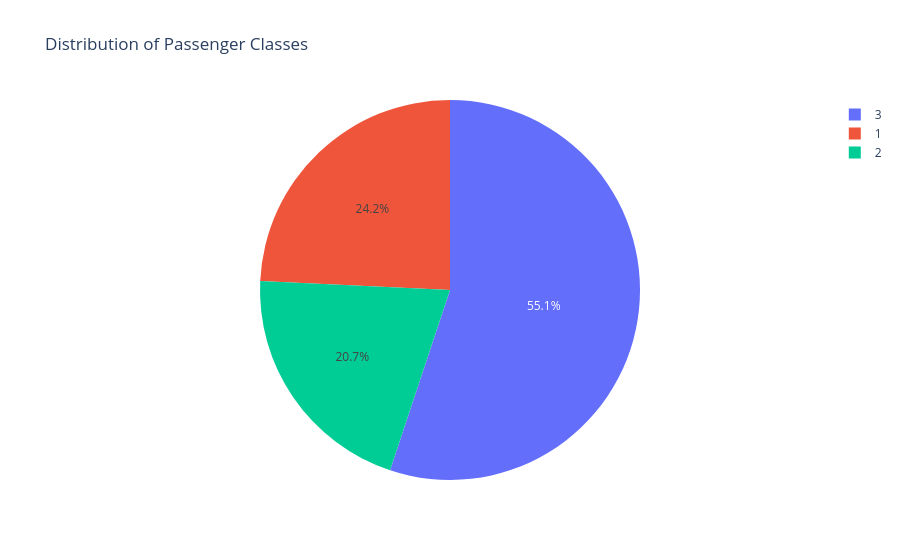

Notebook source saved alongside this figure:
### Code cell
fig = px.pie(ship, names='pclass', title='Distribution of Passenger Classes', labels={'pclass': 'Passenger Class'})
fig.show()

### Figure 1 — Plotly figure (JSON) as saved in the notebook; plotly's stock layout.template omitted (floating-point values rounded to 4 significant figures; data arrays with more than 128 entries replaced by an {"elided": "..."} marker saying what was removed)
{"data": [{"domain": {"x": [0, 1], "y": [0, 1]}, "hovertemplate": "Passenger Class=%{label}<extra></extra>", "labels": {"elided": "891 int values"}, "legendgroup": "", "name": "", "showlegend": true, "type": "pie"}], "layout": {"legend": {"tracegroupgap": 0}, "title": {"text": "Distribution of Passenger Classes"}}}
